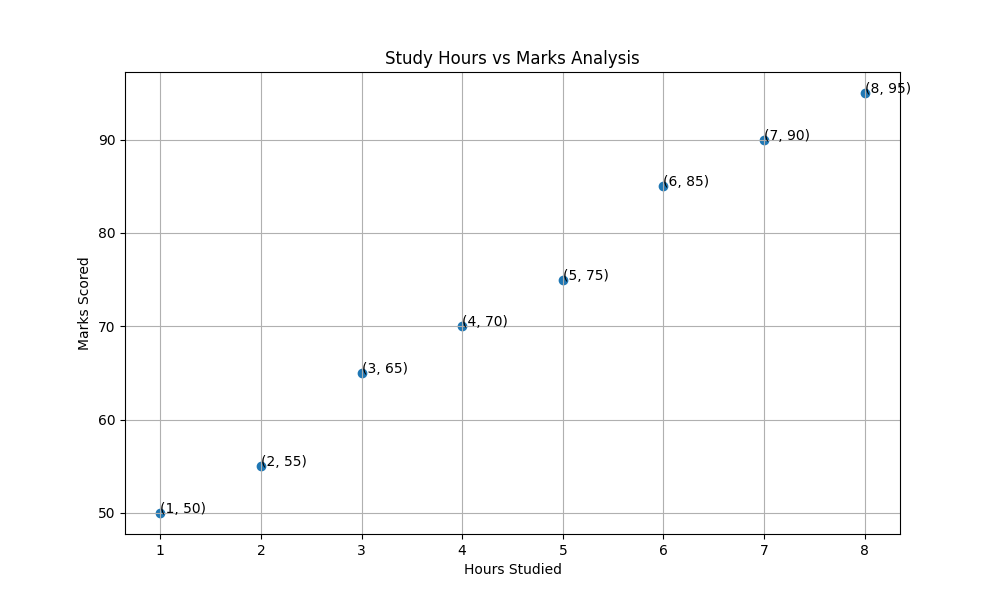

Here is the Python script that generated this plot:
# Author: Saloni Tiwari
# Topic: Scatter Plot (Study vs Performance)
# Day: 04
# Description: Analyze relationship between study hours and marks

import matplotlib.pyplot as plt

# Data
hours_studied = [1, 2, 3, 4, 5, 6, 7, 8]
marks = [50, 55, 65, 70, 75, 85, 90, 95]

# Create figure
plt.figure(figsize=(10, 6))

# Scatter plot
plt.scatter(hours_studied, marks)

# Add labels to each point (annotation)
for i in range(len(hours_studied)):
    plt.text(hours_studied[i], marks[i], f"({hours_studied[i]}, {marks[i]})")

# Titles and labels
plt.title("Study Hours vs Marks Analysis")
plt.xlabel("Hours Studied")
plt.ylabel("Marks Scored")

# Grid
plt.grid(True)

# Save graph
plt.savefig("day04_study_hours_vs_marks.png")

# Show graph
plt.show()
